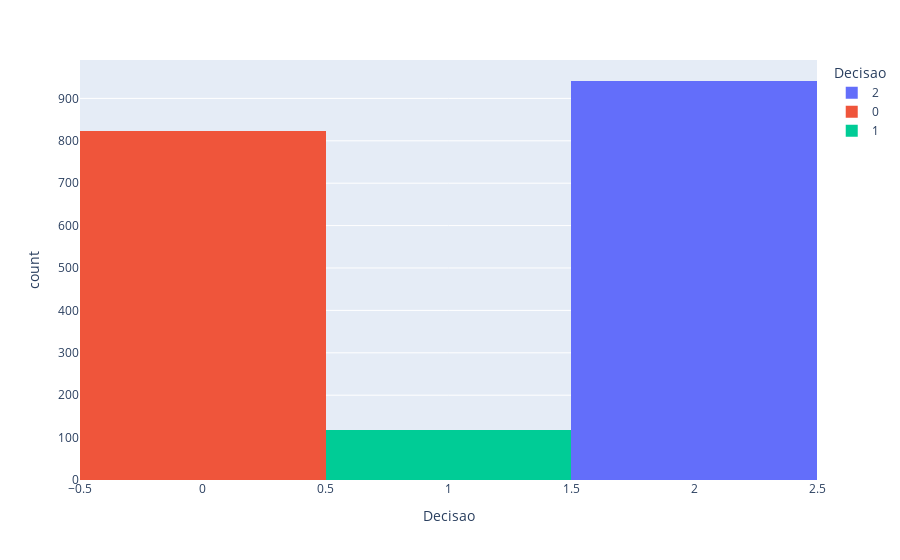

Notebook code for this chart:
### Markdown cell above
#### 1. Quantidade de Respostas em cada Tipo de Decisão

### Code cell
import plotly.express as px
import matplotlib.pyplot as plt
import seaborn as sns

display(base_dados['Decisao'].value_counts(normalize=True).map("{:.1%}".format))
fig = px.histogram(base_dados, x="Decisao", color="Decisao")
fig.show()

### Figure 1 — Plotly figure (JSON) as saved in the notebook; plotly's stock layout.template omitted (floating-point values rounded to 4 significant figures; data arrays with more than 128 entries replaced by an {"elided": "..."} marker saying what was removed)
{"data": [{"alignmentgroup": "True", "bingroup": "x", "hovertemplate": "Decisao=%{x}<br>count=%{y}<extra></extra>", "legendgroup": "2", "marker": {"color": "#636efa", "pattern": {"shape": ""}}, "name": "2", "offsetgroup": "2", "orientation": "v", "showlegend": true, "type": "histogram", "x": {"elided": "941 int values"}, "xaxis": "x", "yaxis": "y"}, {"alignmentgroup": "True", "bingroup": "x", "hovertemplate": "Decisao=%{x}<br>count=%{y}<extra></extra>", "legendgroup": "0", "marker": {"color": "#EF553B", "pattern": {"shape": ""}}, "name": "0", "offsetgroup": "0", "orientation": "v", "showlegend": true, "type": "histogram", "x": {"elided": "823 int values"}, "xaxis": "x", "yaxis": "y"}, {"alignmentgroup": "True", "bingroup": "x", "hovertemplate": "Decisao=%{x}<br>count=%{y}<extra></extra>", "legendgroup": "1", "marker": {"color": "#00cc96", "pattern": {"shape": ""}}, "name": "1", "offsetgroup": "1", "orientation": "v", "showlegend": true, "type": "histogram", "x": [1, 1, 1, 1, 1, 1, 1, 1, 1, 1, 1, 1, 1, 1, 1, 1, 1, 1, 1, 1, 1, 1, 1, 1, 1, 1, 1, 1, 1, 1, 1, 1, 1, 1, 1, 1, 1, 1, 1, 1, 1, 1, 1, 1, 1, 1, 1, 1, 1, 1, 1, 1, 1, 1, 1, 1, 1, 1, 1, 1, 1, 1, 1, 1, 1, 1, 1, 1, 1, 1, 1, 1, 1, 1, 1, 1, 1, 1, 1, 1, 1, 1, 1, 1, 1, 1, 1, 1, 1, 1, 1, 1, 1, 1, 1, 1, 1, 1, 1, 1, 1, 1, 1, 1, 1, 1, 1, 1, 1, 1, 1, 1, 1, 1, 1, 1, 1, 1], "xaxis": "x", "yaxis": "y"}], "layout": {"barmode": "relative", "legend": {"title": {"text": "Decisao"}, "tracegroupgap": 0}, "margin": {"t": 60}, "xaxis": {"anchor": "y", "categoryarray": [2, 0, 1], "categoryorder": "array", "domain": [0, 1], "title": {"text": "Decisao"}}, "yaxis": {"anchor": "x", "domain": [0, 1], "title": {"text": "count"}}}}
